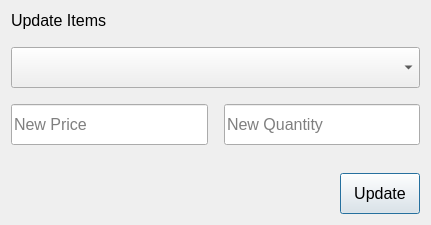
<?xml version="1.0" encoding="UTF-8"?>
<ui version="4.0">
 <class>Update</class>
 <widget class="QDialog" name="Update">
  <property name="geometry">
   <rect>
    <x>0</x>
    <y>0</y>
    <width>431</width>
    <height>225</height>
   </rect>
  </property>
  <property name="windowTitle">
   <string>Dialog</string>
  </property>
  <layout class="QVBoxLayout" name="verticalLayout">
   <item>
    <widget class="QLabel" name="label">
     <property name="font">
      <font>
       <pointsize>12</pointsize>
      </font>
     </property>
     <property name="text">
      <string>Update Items</string>
     </property>
    </widget>
   </item>
   <item>
    <spacer name="verticalSpacer_3">
     <property name="orientation">
      <enum>Qt::Orientation::Vertical</enum>
     </property>
     <property name="sizeHint" stdset="0">
      <size>
       <width>20</width>
       <height>20</height>
      </size>
     </property>
    </spacer>
   </item>
   <item>
    <widget class="QComboBox" name="updateDD">
     <property name="minimumSize">
      <size>
       <width>0</width>
       <height>41</height>
      </size>
     </property>
     <property name="font">
      <font>
       <pointsize>12</pointsize>
      </font>
     </property>
     <property name="placeholderText">
      <string>Choose</string>
     </property>
    </widget>
   </item>
   <item>
    <spacer name="verticalSpacer">
     <property name="orientation">
      <enum>Qt::Orientation::Vertical</enum>
     </property>
     <property name="sizeHint" stdset="0">
      <size>
       <width>20</width>
       <height>20</height>
      </size>
     </property>
    </spacer>
   </item>
   <item>
    <layout class="QHBoxLayout" name="horizontalLayout_2">
     <item>
      <widget class="CustomLineEdit" name="updateNewPrice">
       <property name="minimumSize">
        <size>
         <width>0</width>
         <height>41</height>
        </size>
       </property>
       <property name="font">
        <font>
         <pointsize>12</pointsize>
        </font>
       </property>
       <property name="placeholderText">
        <string>New Price</string>
       </property>
      </widget>
     </item>
     <item>
      <spacer name="horizontalSpacer_2">
       <property name="orientation">
        <enum>Qt::Orientation::Horizontal</enum>
       </property>
       <property name="sizeType">
        <enum>QSizePolicy::Policy::Fixed</enum>
       </property>
       <property name="sizeHint" stdset="0">
        <size>
         <width>10</width>
         <height>20</height>
        </size>
       </property>
      </spacer>
     </item>
     <item>
      <widget class="QLineEdit" name="updateNewQty">
       <property name="minimumSize">
        <size>
         <width>0</width>
         <height>41</height>
        </size>
       </property>
       <property name="font">
        <font>
         <pointsize>12</pointsize>
        </font>
       </property>
       <property name="placeholderText">
        <string>New Quantity</string>
       </property>
      </widget>
     </item>
    </layout>
   </item>
   <item>
    <spacer name="verticalSpacer_2">
     <property name="orientation">
      <enum>Qt::Orientation::Vertical</enum>
     </property>
     <property name="sizeHint" stdset="0">
      <size>
       <width>20</width>
       <height>20</height>
      </size>
     </property>
    </spacer>
   </item>
   <item>
    <spacer name="verticalSpacer_4">
     <property name="orientation">
      <enum>Qt::Orientation::Vertical</enum>
     </property>
     <property name="sizeHint" stdset="0">
      <size>
       <width>20</width>
       <height>20</height>
      </size>
     </property>
    </spacer>
   </item>
   <item>
    <layout class="QHBoxLayout" name="horizontalLayout">
     <item>
      <spacer name="horizontalSpacer">
       <property name="orientation">
        <enum>Qt::Orientation::Horizontal</enum>
       </property>
       <property name="sizeHint" stdset="0">
        <size>
         <width>40</width>
         <height>20</height>
        </size>
       </property>
      </spacer>
     </item>
     <item>
      <widget class="QPushButton" name="updateItemButton">
       <property name="minimumSize">
        <size>
         <width>0</width>
         <height>41</height>
        </size>
       </property>
       <property name="font">
        <font>
         <pointsize>12</pointsize>
        </font>
       </property>
       <property name="focusPolicy">
        <enum>Qt::FocusPolicy::StrongFocus</enum>
       </property>
       <property name="text">
        <string>Update</string>
       </property>
      </widget>
     </item>
    </layout>
   </item>
  </layout>
 </widget>
 <customwidgets>
  <customwidget>
   <class>CustomLineEdit</class>
   <extends>QLineEdit</extends>
   <header>customlineedit.h</header>
  </customwidget>
 </customwidgets>
 <resources/>
 <connections/>
</ui>
